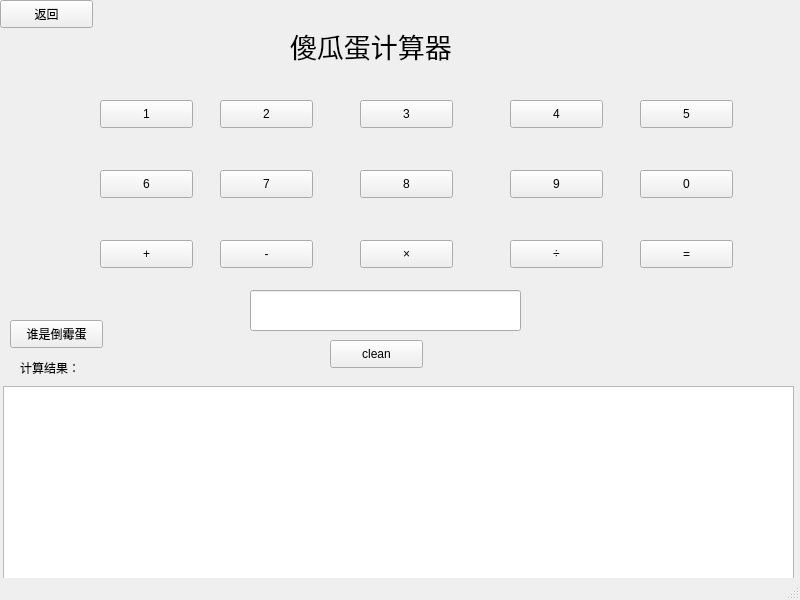
<?xml version="1.0" encoding="UTF-8"?>
<ui version="4.0">
 <class>MainWindow</class>
 <widget class="QMainWindow" name="MainWindow">
  <property name="geometry">
   <rect>
    <x>0</x>
    <y>0</y>
    <width>800</width>
    <height>600</height>
   </rect>
  </property>
  <property name="windowTitle">
   <string>MainWindow</string>
  </property>
  <widget class="QWidget" name="centralwidget">
   <widget class="QPushButton" name="pushButton">
    <property name="geometry">
     <rect>
      <x>100</x>
      <y>100</y>
      <width>93</width>
      <height>28</height>
     </rect>
    </property>
    <property name="text">
     <string>1</string>
    </property>
   </widget>
   <widget class="QPushButton" name="pushButton_2">
    <property name="geometry">
     <rect>
      <x>220</x>
      <y>100</y>
      <width>93</width>
      <height>28</height>
     </rect>
    </property>
    <property name="text">
     <string>2</string>
    </property>
   </widget>
   <widget class="QPushButton" name="pushButton_3">
    <property name="geometry">
     <rect>
      <x>360</x>
      <y>100</y>
      <width>93</width>
      <height>28</height>
     </rect>
    </property>
    <property name="text">
     <string>3</string>
    </property>
   </widget>
   <widget class="QPushButton" name="pushButton_4">
    <property name="geometry">
     <rect>
      <x>510</x>
      <y>100</y>
      <width>93</width>
      <height>28</height>
     </rect>
    </property>
    <property name="text">
     <string>4</string>
    </property>
   </widget>
   <widget class="QPushButton" name="pushButton_5">
    <property name="geometry">
     <rect>
      <x>640</x>
      <y>100</y>
      <width>93</width>
      <height>28</height>
     </rect>
    </property>
    <property name="text">
     <string>5</string>
    </property>
   </widget>
   <widget class="QPushButton" name="pushButton_6">
    <property name="geometry">
     <rect>
      <x>100</x>
      <y>170</y>
      <width>93</width>
      <height>28</height>
     </rect>
    </property>
    <property name="text">
     <string>6</string>
    </property>
   </widget>
   <widget class="QPushButton" name="pushButton_7">
    <property name="geometry">
     <rect>
      <x>220</x>
      <y>170</y>
      <width>93</width>
      <height>28</height>
     </rect>
    </property>
    <property name="text">
     <string>7</string>
    </property>
   </widget>
   <widget class="QPushButton" name="pushButton_8">
    <property name="geometry">
     <rect>
      <x>360</x>
      <y>170</y>
      <width>93</width>
      <height>28</height>
     </rect>
    </property>
    <property name="text">
     <string>8</string>
    </property>
   </widget>
   <widget class="QPushButton" name="pushButton_9">
    <property name="geometry">
     <rect>
      <x>510</x>
      <y>170</y>
      <width>93</width>
      <height>28</height>
     </rect>
    </property>
    <property name="text">
     <string>9</string>
    </property>
   </widget>
   <widget class="QPushButton" name="pushButton_10">
    <property name="geometry">
     <rect>
      <x>640</x>
      <y>170</y>
      <width>93</width>
      <height>28</height>
     </rect>
    </property>
    <property name="text">
     <string>0</string>
    </property>
   </widget>
   <widget class="QPushButton" name="pushButton_11">
    <property name="geometry">
     <rect>
      <x>100</x>
      <y>240</y>
      <width>93</width>
      <height>28</height>
     </rect>
    </property>
    <property name="text">
     <string>+</string>
    </property>
   </widget>
   <widget class="QPushButton" name="pushButton_12">
    <property name="geometry">
     <rect>
      <x>640</x>
      <y>240</y>
      <width>93</width>
      <height>28</height>
     </rect>
    </property>
    <property name="text">
     <string>=</string>
    </property>
   </widget>
   <widget class="QPushButton" name="pushButton_13">
    <property name="geometry">
     <rect>
      <x>330</x>
      <y>340</y>
      <width>93</width>
      <height>28</height>
     </rect>
    </property>
    <property name="text">
     <string>clean</string>
    </property>
   </widget>
   <widget class="QLineEdit" name="lineEdit">
    <property name="geometry">
     <rect>
      <x>250</x>
      <y>290</y>
      <width>271</width>
      <height>41</height>
     </rect>
    </property>
   </widget>
   <widget class="QPushButton" name="pushButton_14">
    <property name="geometry">
     <rect>
      <x>220</x>
      <y>240</y>
      <width>93</width>
      <height>28</height>
     </rect>
    </property>
    <property name="text">
     <string>-</string>
    </property>
   </widget>
   <widget class="QPushButton" name="pushButton_15">
    <property name="geometry">
     <rect>
      <x>360</x>
      <y>240</y>
      <width>93</width>
      <height>28</height>
     </rect>
    </property>
    <property name="text">
     <string>×</string>
    </property>
   </widget>
   <widget class="QPushButton" name="pushButton_16">
    <property name="geometry">
     <rect>
      <x>510</x>
      <y>240</y>
      <width>93</width>
      <height>28</height>
     </rect>
    </property>
    <property name="text">
     <string>÷</string>
    </property>
   </widget>
   <widget class="QLabel" name="label">
    <property name="geometry">
     <rect>
      <x>290</x>
      <y>20</y>
      <width>301</width>
      <height>51</height>
     </rect>
    </property>
    <property name="font">
     <font>
      <family>Arial</family>
      <pointsize>20</pointsize>
     </font>
    </property>
    <property name="text">
     <string>傻瓜蛋计算器</string>
    </property>
   </widget>
   <widget class="QTextEdit" name="textEdit">
    <property name="geometry">
     <rect>
      <x>3</x>
      <y>386</y>
      <width>791</width>
      <height>261</height>
     </rect>
    </property>
   </widget>
   <widget class="QLabel" name="label_2">
    <property name="geometry">
     <rect>
      <x>20</x>
      <y>360</y>
      <width>91</width>
      <height>16</height>
     </rect>
    </property>
    <property name="text">
     <string>计算结果：</string>
    </property>
   </widget>
   <widget class="QPushButton" name="pushButton_17">
    <property name="geometry">
     <rect>
      <x>10</x>
      <y>320</y>
      <width>93</width>
      <height>28</height>
     </rect>
    </property>
    <property name="text">
     <string>谁是倒霉蛋</string>
    </property>
   </widget>
   <widget class="QPushButton" name="pushButton_18">
    <property name="geometry">
     <rect>
      <x>0</x>
      <y>0</y>
      <width>93</width>
      <height>28</height>
     </rect>
    </property>
    <property name="text">
     <string>返回</string>
    </property>
   </widget>
  </widget>
  <widget class="QStatusBar" name="statusbar"/>
 </widget>
 <resources/>
 <connections>
  <connection>
   <sender>pushButton</sender>
   <signal>clicked()</signal>
   <receiver>MainWindow</receiver>
   <slot>slot1()</slot>
   <hints>
    <hint type="sourcelabel">
     <x>117</x>
     <y>107</y>
    </hint>
    <hint type="destinationlabel">
     <x>112</x>
     <y>62</y>
    </hint>
   </hints>
  </connection>
  <connection>
   <sender>pushButton_2</sender>
   <signal>clicked()</signal>
   <receiver>MainWindow</receiver>
   <slot>slot2()</slot>
   <hints>
    <hint type="sourcelabel">
     <x>245</x>
     <y>107</y>
    </hint>
    <hint type="destinationlabel">
     <x>242</x>
     <y>62</y>
    </hint>
   </hints>
  </connection>
  <connection>
   <sender>pushButton_3</sender>
   <signal>clicked()</signal>
   <receiver>MainWindow</receiver>
   <slot>slot3()</slot>
   <hints>
    <hint type="sourcelabel">
     <x>392</x>
     <y>107</y>
    </hint>
    <hint type="destinationlabel">
     <x>394</x>
     <y>66</y>
    </hint>
   </hints>
  </connection>
  <connection>
   <sender>pushButton_4</sender>
   <signal>clicked()</signal>
   <receiver>MainWindow</receiver>
   <slot>slot4()</slot>
   <hints>
    <hint type="sourcelabel">
     <x>539</x>
     <y>112</y>
    </hint>
    <hint type="destinationlabel">
     <x>532</x>
     <y>65</y>
    </hint>
   </hints>
  </connection>
  <connection>
   <sender>pushButton_5</sender>
   <signal>clicked()</signal>
   <receiver>MainWindow</receiver>
   <slot>slot5()</slot>
   <hints>
    <hint type="sourcelabel">
     <x>666</x>
     <y>109</y>
    </hint>
    <hint type="destinationlabel">
     <x>670</x>
     <y>59</y>
    </hint>
   </hints>
  </connection>
  <connection>
   <sender>pushButton_6</sender>
   <signal>clicked()</signal>
   <receiver>MainWindow</receiver>
   <slot>slot6()</slot>
   <hints>
    <hint type="sourcelabel">
     <x>103</x>
     <y>186</y>
    </hint>
    <hint type="destinationlabel">
     <x>60</x>
     <y>183</y>
    </hint>
   </hints>
  </connection>
  <connection>
   <sender>pushButton_7</sender>
   <signal>clicked()</signal>
   <receiver>MainWindow</receiver>
   <slot>slot7()</slot>
   <hints>
    <hint type="sourcelabel">
     <x>262</x>
     <y>186</y>
    </hint>
    <hint type="destinationlabel">
     <x>270</x>
     <y>225</y>
    </hint>
   </hints>
  </connection>
  <connection>
   <sender>pushButton_8</sender>
   <signal>clicked()</signal>
   <receiver>MainWindow</receiver>
   <slot>slot8()</slot>
   <hints>
    <hint type="sourcelabel">
     <x>421</x>
     <y>188</y>
    </hint>
    <hint type="destinationlabel">
     <x>466</x>
     <y>213</y>
    </hint>
   </hints>
  </connection>
  <connection>
   <sender>pushButton_9</sender>
   <signal>clicked()</signal>
   <receiver>MainWindow</receiver>
   <slot>slot9()</slot>
   <hints>
    <hint type="sourcelabel">
     <x>552</x>
     <y>182</y>
    </hint>
    <hint type="destinationlabel">
     <x>559</x>
     <y>221</y>
    </hint>
   </hints>
  </connection>
  <connection>
   <sender>pushButton_10</sender>
   <signal>clicked()</signal>
   <receiver>MainWindow</receiver>
   <slot>slot10()</slot>
   <hints>
    <hint type="sourcelabel">
     <x>701</x>
     <y>180</y>
    </hint>
    <hint type="destinationlabel">
     <x>761</x>
     <y>212</y>
    </hint>
   </hints>
  </connection>
  <connection>
   <sender>pushButton_11</sender>
   <signal>clicked()</signal>
   <receiver>MainWindow</receiver>
   <slot>plus()</slot>
   <hints>
    <hint type="sourcelabel">
     <x>163</x>
     <y>264</y>
    </hint>
    <hint type="destinationlabel">
     <x>164</x>
     <y>308</y>
    </hint>
   </hints>
  </connection>
  <connection>
   <sender>pushButton_12</sender>
   <signal>clicked()</signal>
   <receiver>MainWindow</receiver>
   <slot>equal()</slot>
   <hints>
    <hint type="sourcelabel">
     <x>680</x>
     <y>264</y>
    </hint>
    <hint type="destinationlabel">
     <x>402</x>
     <y>294</y>
    </hint>
   </hints>
  </connection>
  <connection>
   <sender>pushButton_13</sender>
   <signal>clicked()</signal>
   <receiver>MainWindow</receiver>
   <slot>clean()</slot>
   <hints>
    <hint type="sourcelabel">
     <x>388</x>
     <y>367</y>
    </hint>
    <hint type="destinationlabel">
     <x>677</x>
     <y>324</y>
    </hint>
   </hints>
  </connection>
  <connection>
   <sender>pushButton_14</sender>
   <signal>clicked()</signal>
   <receiver>MainWindow</receiver>
   <slot>minus()</slot>
   <hints>
    <hint type="sourcelabel">
     <x>256</x>
     <y>259</y>
    </hint>
    <hint type="destinationlabel">
     <x>317</x>
     <y>299</y>
    </hint>
   </hints>
  </connection>
  <connection>
   <sender>pushButton_15</sender>
   <signal>clicked()</signal>
   <receiver>MainWindow</receiver>
   <slot>multiply()</slot>
   <hints>
    <hint type="sourcelabel">
     <x>428</x>
     <y>252</y>
    </hint>
    <hint type="destinationlabel">
     <x>496</x>
     <y>290</y>
    </hint>
   </hints>
  </connection>
  <connection>
   <sender>pushButton_16</sender>
   <signal>clicked()</signal>
   <receiver>MainWindow</receiver>
   <slot>divide()</slot>
   <hints>
    <hint type="sourcelabel">
     <x>546</x>
     <y>259</y>
    </hint>
    <hint type="destinationlabel">
     <x>616</x>
     <y>305</y>
    </hint>
   </hints>
  </connection>
  <connection>
   <sender>pushButton_17</sender>
   <signal>clicked()</signal>
   <receiver>MainWindow</receiver>
   <slot>daomeidan()</slot>
   <hints>
    <hint type="sourcelabel">
     <x>49</x>
     <y>329</y>
    </hint>
    <hint type="destinationlabel">
     <x>50</x>
     <y>264</y>
    </hint>
   </hints>
  </connection>
  <connection>
   <sender>pushButton_18</sender>
   <signal>clicked()</signal>
   <receiver>MainWindow</receiver>
   <slot>goback()</slot>
   <hints>
    <hint type="sourcelabel">
     <x>25</x>
     <y>16</y>
    </hint>
    <hint type="destinationlabel">
     <x>25</x>
     <y>74</y>
    </hint>
   </hints>
  </connection>
 </connections>
 <slots>
  <slot>slot1()</slot>
  <slot>slot2()</slot>
  <slot>slot3()</slot>
  <slot>slot4()</slot>
  <slot>slot5()</slot>
  <slot>slot6()</slot>
  <slot>slot7()</slot>
  <slot>slot8()</slot>
  <slot>slot9()</slot>
  <slot>slot10()</slot>
  <slot>plus()</slot>
  <slot>clean()</slot>
  <slot>equal()</slot>
  <slot>minus()</slot>
  <slot>multiply()</slot>
  <slot>divide()</slot>
  <slot>daomeidan()</slot>
  <slot>goback()</slot>
  <slot>slot11()</slot>
 </slots>
</ui>
